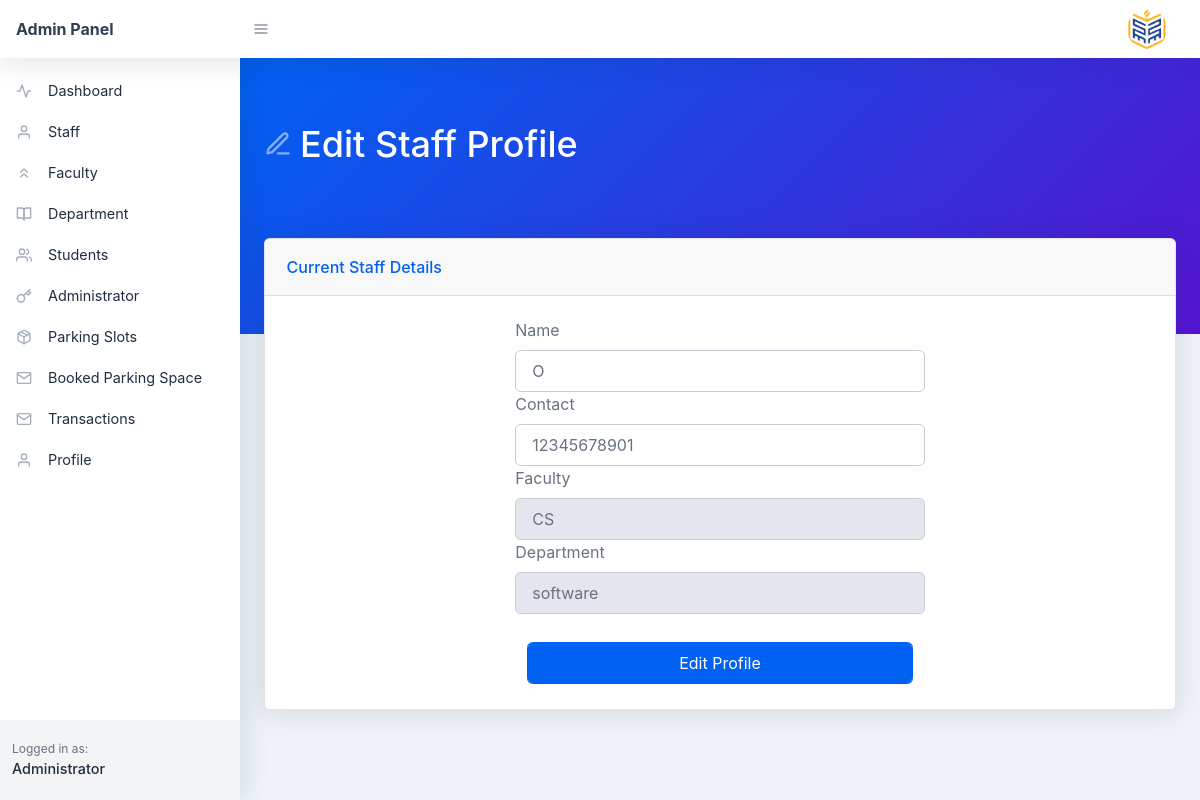
The app's page /admin/edit-staff.php?id=3 with its own data.
### tables this page shows
CREATE TABLE `staff` (
  `id` int(11) NOT NULL,
  `indexnumber` varchar(10) NOT NULL,
  `name` varchar(200) NOT NULL,
  `faculty` varchar(100) NOT NULL,
  `department` varchar(100) NOT NULL,
  `password` text NOT NULL,
  `contact` varchar(15) NOT NULL
);

### admin/edit-staff.php (the view, shortened to what this page needs)
<?php
include('header.php');
$staffid = $_GET['id'];
$getStaff = "Select * from staff WHERE id=:staffid LIMIT 1";
$stmt = $conn->prepare($getStaff);
$stmt->bindParam("s", $staffid, PDO::PARAM_STR);
$stmt->execute(['staffid' => $staffid]);
$row = $stmt->fetch(PDO::FETCH_ASSOC);
$userCount = $stmt->rowCount();
if ($userCount > 0) {
    $getname = $row['name'];
    $getcontact = $row['contact'];
    $getdept = $row['department'];
    $getfaculty = $row['faculty'];
}
?>
<div id="layoutSidenav_content">
    <main>
        <div class="page-header pb-10 page-header-dark bg-gradient-primary-to-secondary">
            <div class="container-fluid">
                <div class="page-header-content">
                    <h1 class="page-header-title">
                        <div class="page-header-icon"><i data-feather="edit-3"></i></div>
                        <span>Edit Staff Profile</span>
                    </h1>
                </div>
            </div>
        </div>
        <div class="container-fluid mt-n10">
            <div class="card mb-4">
                <div class="card-header">Current Staff Details</div>
                <div class="card-body">
                    <form method="POST">
                        <div class="row col-md-6 offset-md-3">
                            <label for="user-name">Name </label>
                            <input type="text" name="name" id="name" class="form-control" value="<?php echo $getname ?>">
                            <br>
                            <label for="user-name">Contact </label>
                            <input type="text" name="contact" id="contact" class="form-control" value="<?php echo $getcontact ?>">
                            <br>
                            <label for="user-name">Faculty </label>
                            <input type="text" name="faculty" id="faculty" readonly class="form-control" value="<?php echo $getfaculty ?>">
                            <br>
                            <label for="user-name">Department </label>
                            <input type="text" name="department" id="department" readonly class="form-control" value="<?php echo $getdept ?>">
                            <br>
                        </div>
                        <br>
                        <div class="row col-md-6 offset-md-3">
                            <div class="col-12">
                                <button class="btn btn-primary mr-2 my-1 form-control" type="submit" name="submit">Edit Profile</button>
                            </div>
                        </div>
                    </form>
                </div>
            </div>
        </div>
    </main>
</div>
</body>

### records on screen
staff: name "O", contact "12345678901", faculty "CS", department "software"
